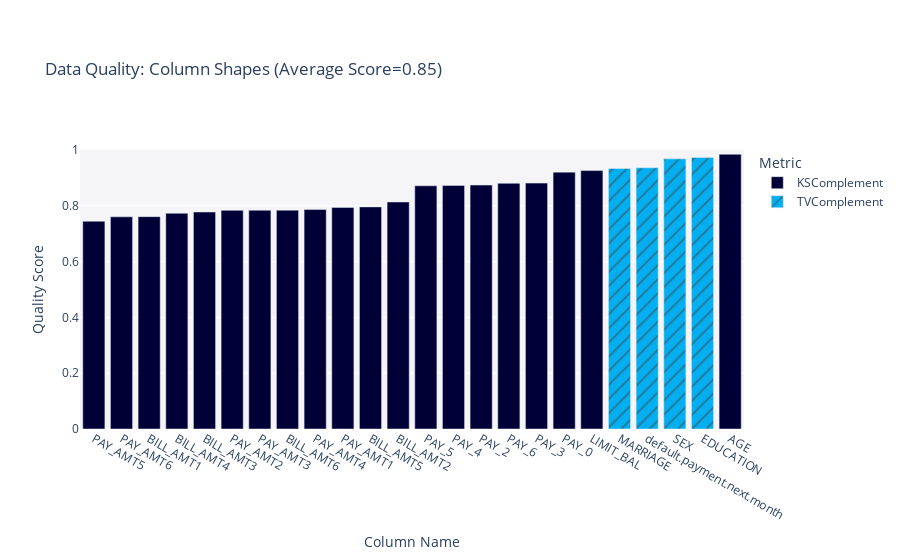

Here is the notebook cell this chart was saved with:
### Code cell
fig=quality_report2.get_visualization(property_name='Column Shapes')
fig.show()

### Figure 1 — Plotly figure (JSON) as saved in the notebook; plotly's stock layout.template omitted (floating-point values rounded to 4 significant figures)
{"data": [{"alignmentgroup": "True", "customdata": [["KSComplement"], ["KSComplement"], ["KSComplement"], ["KSComplement"], ["KSComplement"], ["KSComplement"], ["KSComplement"], ["KSComplement"], ["KSComplement"], ["KSComplement"], ["KSComplement"], ["KSComplement"], ["KSComplement"], ["KSComplement"], ["KSComplement"], ["KSComplement"], ["KSComplement"], ["KSComplement"], ["KSComplement"], ["KSComplement"]], "hovertemplate": "<b>%{hovertext}</b><br><br>Metric=%{customdata[0]}<br>Quality Score=%{y}<extra></extra>", "hovertext": ["LIMIT_BAL", "AGE", "PAY_0", "PAY_2", "PAY_3", "PAY_4", "PAY_5", "PAY_6", "BILL_AMT1", "BILL_AMT2", "BILL_AMT3", "BILL_AMT4", "BILL_AMT5", "BILL_AMT6", "PAY_AMT1", "PAY_AMT2", "PAY_AMT3", "PAY_AMT4", "PAY_AMT5", "PAY_AMT6"], "legendgroup": "KSComplement", "marker": {"color": "#000036", "pattern": {"shape": ""}}, "name": "KSComplement", "offsetgroup": "KSComplement", "orientation": "v", "showlegend": true, "textposition": "auto", "type": "bar", "x": ["LIMIT_BAL", "AGE", "PAY_0", "PAY_2", "PAY_3", "PAY_4", "PAY_5", "PAY_6", "BILL_AMT1", "BILL_AMT2", "BILL_AMT3", "BILL_AMT4", "BILL_AMT5", "BILL_AMT6", "PAY_AMT1", "PAY_AMT2", "PAY_AMT3", "PAY_AMT4", "PAY_AMT5", "PAY_AMT6"], "xaxis": "x", "y": [0.9262, 0.9846, 0.9207, 0.8743, 0.8813, 0.8729, 0.8717, 0.8806, 0.7611, 0.8137, 0.7778, 0.7733, 0.7961, 0.7843, 0.7942, 0.7836, 0.784, 0.7865, 0.7447, 0.7604], "yaxis": "y"}, {"alignmentgroup": "True", "customdata": [["TVComplement"], ["TVComplement"], ["TVComplement"], ["TVComplement"]], "hovertemplate": "<b>%{hovertext}</b><br><br>Metric=%{customdata[0]}<br>Quality Score=%{y}<extra></extra>", "hovertext": ["SEX", "EDUCATION", "MARRIAGE", "default.payment.next.month"], "legendgroup": "TVComplement", "marker": {"color": "#03AFF1", "pattern": {"shape": "/"}}, "name": "TVComplement", "offsetgroup": "TVComplement", "orientation": "v", "showlegend": true, "textposition": "auto", "type": "bar", "x": ["SEX", "EDUCATION", "MARRIAGE", "default.payment.next.month"], "xaxis": "x", "y": [0.9684, 0.9733, 0.9338, 0.9365], "yaxis": "y"}], "layout": {"barmode": "relative", "legend": {"title": {"text": "Metric"}, "tracegroupgap": 0}, "margin": {"t": 150}, "plot_bgcolor": "#F5F5F8", "title": {"text": "Data Quality: Column Shapes (Average Score=0.85)"}, "xaxis": {"anchor": "y", "categoryorder": "total ascending", "domain": [0, 1], "title": {"text": "Column Name"}}, "yaxis": {"anchor": "x", "domain": [0, 1], "range": [0, 1], "title": {"text": "Quality Score"}}}}
